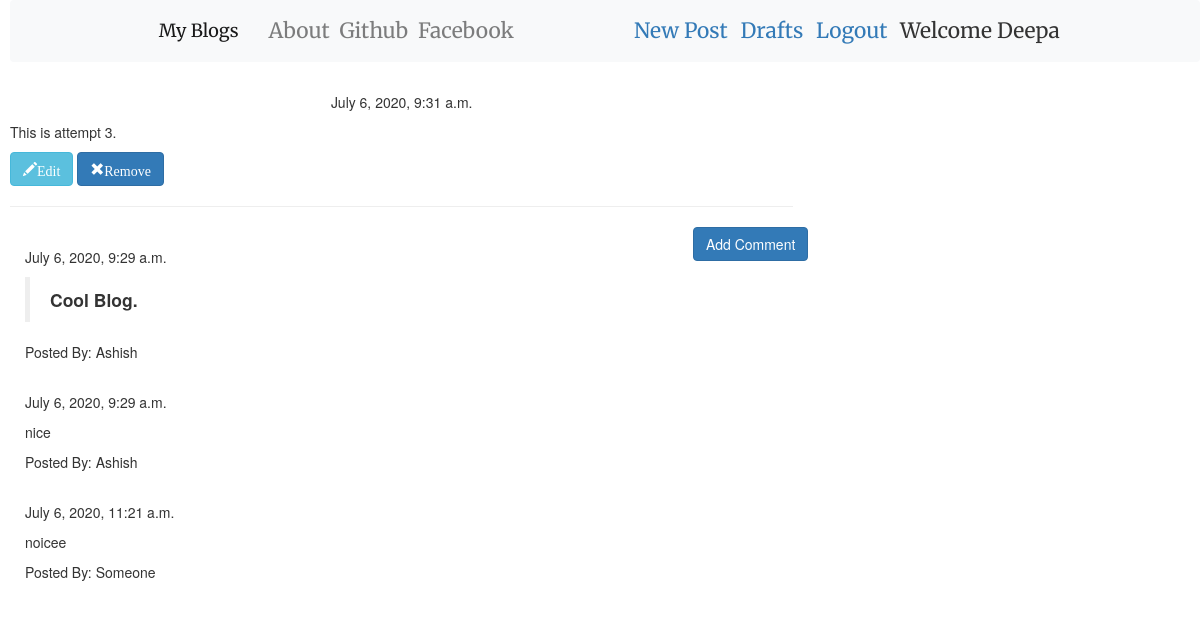
Screenshot of /post/3 (signed in) with the database file from the repository.
### blog/models.py (models this page shows, shortened)
class Post(models.Model):
    author=models.ForeignKey('auth.User',on_delete=models.DO_NOTHING)
    title=models.CharField(max_length=200)
    text=models.TextField()
    create_date=models.DateTimeField(default=timezone.now)
    published_date=models.DateTimeField(blank=True,null=True)

class Comment(models.Model):
    post=models.ForeignKey('blog.Post',related_name='comments',on_delete=models.CASCADE)
    author=models.CharField(max_length=200)
    text=models.TextField()
    create_date=models.DateTimeField(default=timezone.now)
    approved_comments=models.BooleanField(default=False)

### blog/views.py (the view)
# urls.py: url(r'^post/(?P<pk>\d+)$',views.PostDetailView.as_view(),name='post_detail'),
class PostDetailView(DetailView):
    model=Post

### blog/templates/blog/post_detail.html (shortened to what this page needs)
{% extends 'blog/base.html' %}
{% block content %}
{% load static %}
{% if post.published_date %}
<div class="date postdate">
  {{post.published_date}}
</div>
{% else %}
<a class="btn btn-success" href="{% url 'post_publish' pk=post.pk %}"><span>Publish</span></a>
{%endif%}
<p class="postcontent">{{ post.text|safe|linebreaksbr}}</p>
{% if user.is_authenticated %}
<a class="btn btn-info" href="{% url 'post_edit' pk=post.pk %}"><span class="glyphicon glyphicon-pencil">Edit</span></a>
<a class="btn btn-primary" href="{% url 'post_remove' pk=post.pk %}"><span class="glyphicon glyphicon-remove">Remove</span></a>
{%endif%}
<hr>
<a class="btn btn-primary btn-comment" href="{% url 'add_comment_to_post' pk=post.pk %}">Add Comment</a>
<div class="container">
    {% for comment in post.comments.all %}
    <br>
      {% if user.is_authenticated or comment.approved_comments %}
        {{comment.create_date }}
            <p>{{comment.text|safe|linebreaks}}</p>
            <p>Posted By: {{comment.author}}</p>
        {%endif%}
        {%empty%}
        <p>No Comments!</p>
        {%endfor%}
</div>
{%endblock%}

### blog/templates/blog/base.html (shortened to what this page needs)
<!DOCTYPE html>
{%load static%}
<html lang="en" dir="ltr">
  <head>
<link rel="stylesheet" href="https://stackpath.bootstrapcdn.com/bootstrap/4.5.0/css/bootstrap.min.css">
<link rel="stylesheet" href="//cdn.jsdelivr.net/npm/medium-editor@latest/dist/css/medium-editor.min.css" type="text/css" media="screen" charset="utf-8">
<link rel="stylesheet" href="{% static 'css/blog.css' %}">
   <link rel="stylesheet" href="https://maxcdn.bootstrapcdn.com/bootstrap/3.4.0/css/bootstrap.min.css">
</head>
  </head>
  <body class="loader">
<nav class="navbar navbar-expand-lg navbar-light bg-light fixed-top techfont custom-navbar">
<div class="container">
  <ul class="navbar-nav">
    <li><a class="navbar-brand bigbrand" href="{% url 'post_list' %}">My Blogs</a></li>
    <li><a class="nav-link "href="{% url 'about' %}">About</a></li>
    <li><a class="nav-link "href="https://github.com/">Github</a></li>
    <li><a class="nav-link "href="https://facebook.com/">Facebook</a></li>
  </ul>
  <ul class="navbar-nav navbar-right">
    {% if user.is_authenticated %}
    <li><a href="{% url 'post_new' %}">New Post</a></li>
    <li><a href="{%url 'post_draft_list'%}">Drafts</a></li>
    <li><a href="{%url 'logout'%}">Logout</a></li>
    <li><a>Welcome {{user.username}}</a></li>
    {%else%}
    <li class="navbar-nav navbar-right"><a href="{%url 'login'%}"><span class="glyphicon glyphicon-user">Login</span></a></li>
    {%endif%}
  </ul>
</div>
</nav>
<div class="content-container">
  <div class="row">
    <div class="col-md-8">
      <div class="fixedDiv">
      {% block content %}
      {% endblock %}
  </div>
  </div>
  </div>
</div>
  </body>
</html>

### blog/static/css/blog.css (style rules this page uses)
@media (min-width: 992px) { .navbar-right li { margin-left : 0.3em; margin-right : 0.3em; } }
.bigbrand { font-size: 1.5em; color:aqua; }
.techfont { font-family: 'Merriweather',sans-serif; font-size: 1.5em; margin-bottom: 10px; }
.postdate { text-align: center; }
.postcontent { font-family: 'Montserrat'; font-size: 1.5em; }
.btn-comment { position: absolute; right:0px; }
.loader { margin-left: 10px; position:fixed; left:0; right:0; top:0; bottom:0; filter:hue-rotate(0deg); background-color:linear-gradient(45deg,#0f8,#08f); animation:hue 10000ms infinite linear; }

### rows the page displays
Post: published_date "July 6, 2020, 9:31 a.m.", text "This is attempt 3."
Comment: create_date "July 6, 2020, 9:29 a.m.", text "Cool Blog.", author "Ashish"
Comment: create_date "July 6, 2020, 9:29 a.m.", text "nice", author "Ashish"
Comment: create_date "July 6, 2020, 11:21 a.m.", text "noicee", author "Someone"

### other values shown
{{ user.username }} "Deepa"
